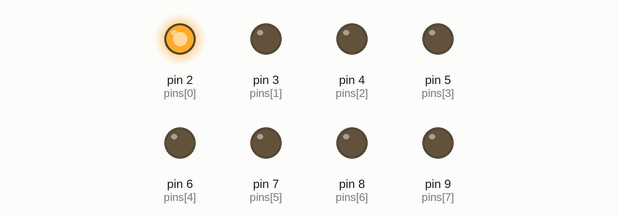
Simulated run of this sketch. Board: Arduino Uno, built with avr-gcc and run on an emulated ATmega328P. On the bench: output pins drawn as LEDs (lit = HIGH).

Above: at 0.2 s.
At 1.2 s:
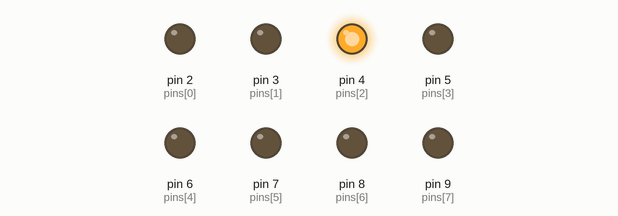
At 1.7 s:
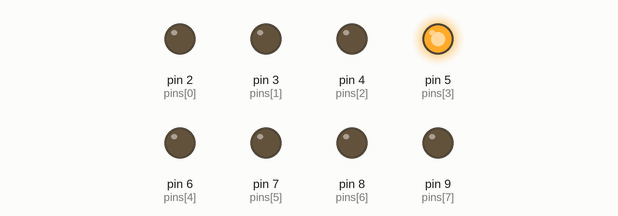
At 2.2 s:
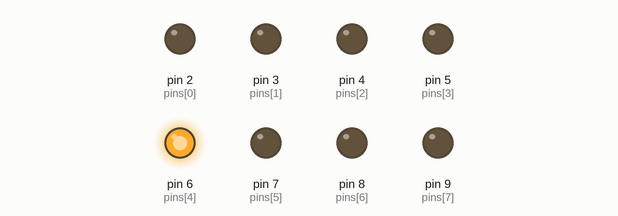
At 3.2 s:
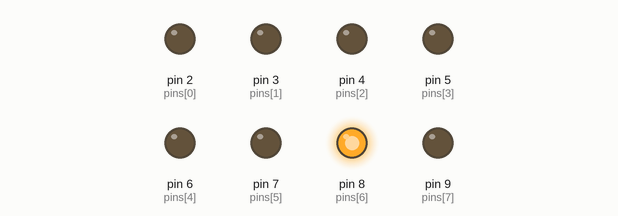
At 4.7 s:
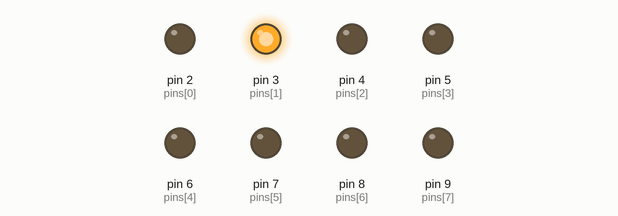
Timing chart, 0 to 5.2 s (numbered marks = the images above):
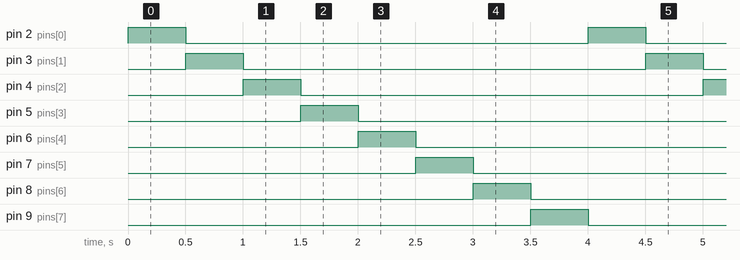

The sketch:

myLaufLight.ino
```cpp
int pins[] = {2,3,4,5,6,7,8,9};
int numberOfPins = 8;

void setup(){
  for (int i = 0; i < numberOfPins; i++){
    pinMode(pins[i], OUTPUT);
  }
}

void loop(){
  for (int i = 0; i < numberOfPins; i++){
    digitalWrite(pins[i], HIGH);
    delay(500);
    digitalWrite(pins[i], LOW);
  }
}
```

Measured:
- by itself, pin 2 (pins[0]), pin 3 (pins[1]), pin 4 (pins[2]), pin 5 (pins[3]), pin 6 (pins[4]), pin 7 (pins[5]), pin 8 (pins[6]), pin 9 (pins[7]): alternates HIGH for 0.50 s and LOW for 3.5 s
- by itself, everything shown: repeats every 4.0 s, in 9 steps
